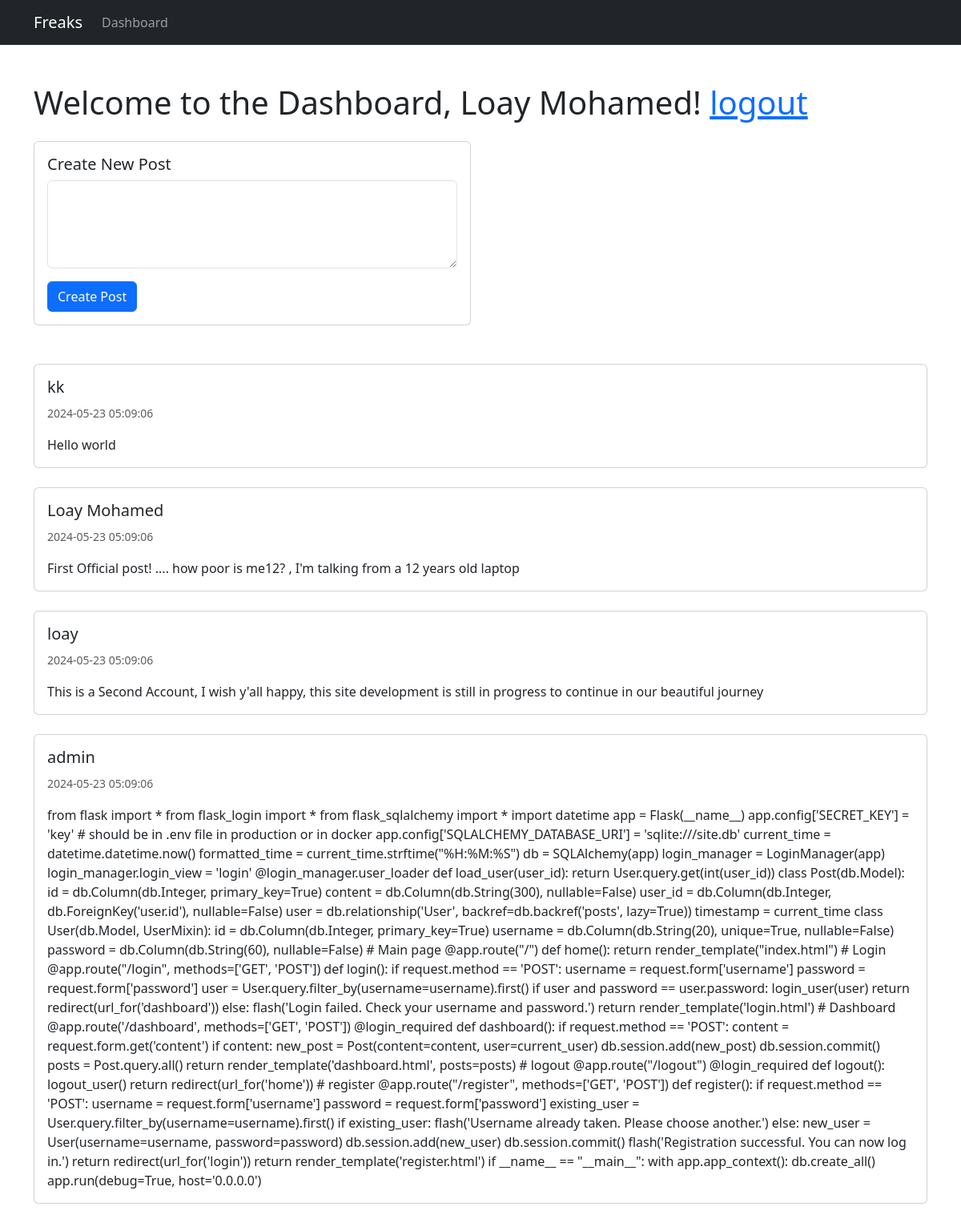
Page /dashboard (signed in) on the committed database.
### app.py (models this page shows)
class User(db.Model, UserMixin):
    id = db.Column(db.Integer, primary_key=True)
    username = db.Column(db.String(20), unique=True, nullable=False)
    password = db.Column(db.String(60), nullable=False)

class Post(db.Model):
    id = db.Column(db.Integer, primary_key=True)
    content = db.Column(db.String(300), nullable=False)
    user_id = db.Column(db.Integer, db.ForeignKey('user.id'), nullable=False)
    user = db.relationship('User', backref=db.backref('posts', lazy=True))
    timestamp = current_time

### app.py (the view)
@app.route('/dashboard', methods=['GET', 'POST'])
@login_required
def dashboard():
    if request.method == 'POST':
        content = request.form.get('content')
        if content:
            new_post = Post(content=content, user=current_user)
            db.session.add(new_post)
            db.session.commit()
    posts = Post.query.all()
    return render_template('dashboard.html', posts=posts)

### app.py (called while the page is built)
@login_manager.user_loader
def load_user(user_id):
    return User.query.get(int(user_id))

### templates/dashboard.html (shortened to what this page needs)
{% extends 'base.html' %}
{% block content %}
<div class="container mt-5">
    <h1>Welcome to the Dashboard, {{ current_user.username }}!  <a href="{{ url_for('logout') }}">logout</a></h1>
    <div class="row mt-4">
        <div class="col-md-6">
            <div class="card mb-4">
                <div class="card-body">
                    <h5 class="card-title">Create New Post</h5>
                    <form method="POST" action="{{ url_for('dashboard') }}">
                        <div class="mb-3">
                            <textarea class="form-control" id="content" name="content" rows="4" required></textarea>
                        </div>
                        <button type="submit" class="btn btn-primary">Create Post</button>
                    </form>
                </div>
            </div>
        </div>
    </div>
    <div class="row mt-4">
        {% for post in posts %}
        <div class="col-md-12">
            <div class="card mb-4" style="height: auto; overflow: hidden;">
                <div class="card-body">
                    <h5 class="card-title">{{ post.user.username }}</h5>
                    <p class="card-text"><small class="text-muted">{{ post.timestamp}}</small></p>
                    <p class="card-text">{{ post.content }}</p>
                </div>
            </div>
        </div>
        {% endfor %}
    </div>
</div>
{% endblock %}

### rows in the picture
User: username "Loay Mohamed"
Post: user.username "kk", timestamp "2024-05-23 05:09:06", content "Hello world"
Post: user.username "Loay Mohamed", timestamp "2024-05-23 05:09:06", content "First Official post! .... how poor is me12? , I'm talking from a 12 years old laptop"
Post: user.username "loay", timestamp "2024-05-23 05:09:06", content "This is a Second Account, I wish y'all happy, this site development is still in progress to continue in our beautiful journey"
Post: user.username "admin", timestamp "2024-05-23 05:09:06", content "from flask import * from flask_login import * from flask_sqlalchemy import * import datetime app = Flask(__name__) app.config['SECRET_KEY'] = 'key' # should be in .env file in production or in docker app.config['SQLALCHEMY_DATABASE_URI'] = 'sqlite:///site.db' current_time = datetime.datetime.now() formatted_time = current_time.strftime(\"%H:%M:%S\") db = SQLAlchemy(app) login_manager = LoginManager(app) login_manager.login_view = 'login' @login_manager.user_loader def load_user(user_id): return User.query.get(int(user_id)) class Post(db.Model): id = db.Column(db.Integer, primary_key=True) content = db.Column(db.String(300), nullable=False) user_id = db.Column(db.Integer,…"
